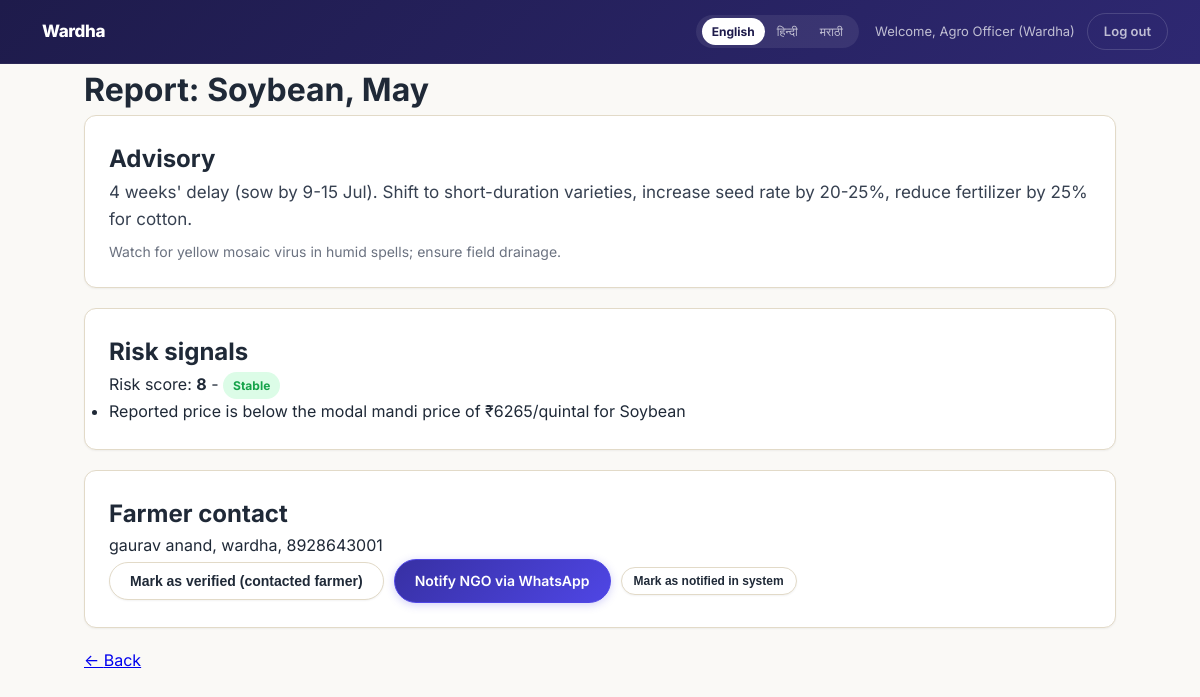
The page /officer/report/3 (signed in) on the database its author committed.
### tables this page shows
CREATE TABLE users (
            id INTEGER PRIMARY KEY AUTOINCREMENT,
            username TEXT UNIQUE NOT NULL,
            password_hash TEXT NOT NULL,
            role TEXT NOT NULL CHECK(role IN ('farmer', 'officer')),
            full_name TEXT NOT NULL,
            phone TEXT,
            village TEXT,
            preferred_lang TEXT DEFAULT 'en'
        );

CREATE TABLE reports (
            id INTEGER PRIMARY KEY AUTOINCREMENT,
            farmer_id INTEGER NOT NULL,
            crop TEXT NOT NULL,
            month TEXT NOT NULL,
            reported_price INTEGER NOT NULL,
            days_to_loan_due INTEGER NOT NULL,
            monsoon_delay_weeks INTEGER NOT NULL,
            problem_text TEXT,
            risk_score REAL NOT NULL,
            risk_status TEXT NOT NULL,
            reasons TEXT,
            verified_by_officer INTEGER DEFAULT 0,
            notified_ngo INTEGER DEFAULT 0,
            created_at TEXT NOT NULL,
            FOREIGN KEY (farmer_id) REFERENCES users (id)
        );

### app.py (the view)
@app.route("/officer/report/<int:report_id>")
def officer_view_report(report_id):
    redirect_response = require_role("officer")
    if redirect_response:
        return redirect_response
    user = current_user()
    db = get_db()
    report = db.execute(
        """SELECT reports.*, users.full_name AS farmer_name, users.phone AS farmer_phone,
                  users.village AS farmer_village
           FROM reports
           JOIN users ON reports.farmer_id = users.id
           WHERE reports.id = ?""",
        (report_id,),
    ).fetchone()
    if report is None:
        flash("Report not found.")
        return redirect(url_for("officer_dashboard"))
    advisory = data.get_advisory(report["crop"], report["monsoon_delay_weeks"], get_lang())
    return render_template("report_detail.html", report=report, advisory=advisory, user=user, viewer_role="officer")

### app.py (called while the page is built)
def get_db():
    if "db" not in g:
        g.db = sqlite3.connect(DATABASE)
        g.db.row_factory = sqlite3.Row
    return g.db

def current_user():
    user_id = session.get("user_id")
    if user_id is None:
        return None
    return get_db().execute("SELECT * FROM users WHERE id = ?", (user_id,)).fetchone()

def get_lang():
    if "lang" in session:
        return session["lang"]
    user = current_user()
    if user is not None:
        return user["preferred_lang"]
    return "en"

@app.context_processor
def inject_translation_helpers():
    lang = get_lang()
    return dict(
        t=lambda key: translations.t(key, lang),
        t_crop=lambda crop: translations.t_crop(crop, lang),
        t_month=lambda month: translations.t_month(month, lang),
        t_status=lambda status: translations.t_status(status, lang),
        num=lambda value: translations.num(value, lang),
        t_variety=lambda v: translations.t_variety(v, lang),
        t_submandi=lambda c: translations.t_submandi_commodities(c, lang),
        t_month_abbr=lambda m: translations.t_month_abbr(m, lang),
        t_stt=lambda l: translations.t_stt(l, lang),
        current_lang=lang,
        language_names=translations.LANGUAGE_NAMES,
        user=current_user(),
    )

def require_role(role):
    user = current_user()
    if user is None:
        flash("Please log in first.")
        return redirect(url_for("login"))
    if user["role"] != role:
        flash("You don't have access to that page.")
        return redirect(url_for("login"))
    return None

### data.py (called while the page is built)
def get_advisory(crop, monsoon_delay_weeks, lang):
    delay_action = MONSOON_DELAY_ACTIONS[monsoon_delay_weeks][lang]
    crop_tip = CROP_TIPS[crop][lang]
    return {"delay_action": delay_action, "crop_tip": crop_tip}

### translations.py (called while the page is built)
def t(key, lang):
    entry = UI.get(key, {})
    return entry.get(lang, entry.get("en", key))

def t_crop(crop, lang):
    entry = CROP_NAMES.get(crop, {})
    return entry.get(lang, entry.get("en", crop))

def t_month(month, lang):
    entry = MONTH_NAMES.get(month, {})
    return entry.get(lang, entry.get("en", month))

def t_status(status, lang):
    entry = STATUS_LABELS.get(status, {})
    return entry.get(lang, entry.get("en", status))

### templates/report_detail.html (shortened to what this page needs)
{% extends "base.html" %}
{% block content %}
  <h1>{{ t('report_heading') }}: {{ t_crop(report['crop']) }}, {{ t_month(report['month']) }}</h1>
  <section class="card">
    <h2>{{ t('advisory') }}</h2>
    <p class="advisory-text">{{ advisory['delay_action'] }}</p>
    <p class="advisory-tip">{{ advisory['crop_tip'] }}</p>
  </section>
  <section class="card">
    <h2>{{ t('risk_signals') }}</h2>
    <p>{{ t('risk_score_label') }}: <strong>{{ (report['risk_score'] * 100) | round | int }}</strong> -
      <span class="badge badge-{{ report['risk_status'] }}">{{ t_status(report['risk_status']) }}</span></p>
    {% if report['reasons'] %}
      <ul>
        {% for reason in report['reasons'].split(' | ') %}
          <li>{{ reason }}</li>
        {% endfor %}
      </ul>
    {% else %}
      <p class="subtle">{{ t('no_risk_signals') }}</p>
    {% endif %}
  </section>
  {% if viewer_role == 'officer' %}
    <section class="card">
      <h2>{{ t('farmer_contact') }}</h2>
      <p>{{ report['farmer_name'] }}, {{ report['farmer_village'] }}, {{ report['farmer_phone'] }}</p>
      <div class="actions">
        <form method="POST" action="{{ url_for('verify_report', report_id=report['id']) }}">
          <button type="submit" class="btn" {% if report['verified_by_officer'] %}disabled{% endif %}>
            {{ t('verified') if report['verified_by_officer'] else t('mark_verified') }}
          </button>
        </form>
        <a id="whatsappLink"
           href="#"
           target="_blank"
           class="btn btn-primary"
           onclick="return sendWhatsAppAlert()">
          {{ t('notify_ngo_whatsapp') }}
        </a>
        <form method="POST" action="{{ url_for('mark_notified', report_id=report['id']) }}">
          <button type="submit" class="btn btn-small">{{ t('mark_notified_system') }}</button>
        </form>
      </div>
    </section>
  {% endif %}
  <p><a href="{{ url_for('farmer_dashboard') if viewer_role == 'farmer' else url_for('officer_dashboard') }}">&larr; {{ t('back') }}</a></p>
{% endblock %}

### templates/base.html (shortened to what this page needs)
<!DOCTYPE html>
<html lang="en">
<head>
  <link rel="stylesheet" href="{{ url_for('static', filename='style.css') }}">
</head>
<body>
  <header class="topbar">
    <a href="{{ url_for('home') }}" class="brand">Wardha</a>
    <nav>
      <span class="lang-switch">
        {% for code, name in language_names.items() %}
          <a href="{{ url_for('set_language', lang=code) }}"
             class="{{ 'lang-active' if current_lang == code else '' }}">{{ name }}</a>
        {% endfor %}
      </span>
      {% if session.get('user_id') %}
        <span class="user-greeting">Welcome, {{ user.full_name if user else '' }}</span>
        <a href="{{ url_for('logout') }}" class="nav-btn">{{ t('log_out') }}</a>
      {% else %}
        <a href="{{ url_for('login', role='farmer') }}" class="nav-btn nav-btn-farmer">{{ t('login_as_farmer') }}</a>
        <a href="{{ url_for('login', role='officer') }}" class="nav-btn nav-btn-officer">{{ t('login_as_officer') }}</a>
      {% endif %}
    </nav>
  </header>
  <main class="page">
    {% block content %}{% endblock %}
  </main>
</body>
</html>

### static/style.css (style rules this page uses)
:root { --indigo-900: #1e1b4b; --indigo-800: #2e2872; --indigo-700: #3730a3; --indigo-600: #4f46e5; --indigo-500: #6366f1; --indigo-400: #818cf8; --indigo-300: #a5b4fc; --indigo-200: #c7d2fe; --indigo-100: #e0e7ff; --indigo-50: #eef2ff; --amber-800: #92400e; --amber-700: #b45309; --amber-600: #d97706; --amber-500: #f59e0b; --amber-400: #fbbf24; --amber-300: #fcd34d; --amber-200: #fde68a; --amber-100: #fef3c7; --amber-50: #fffbeb; --earth-50: #faf9f6; --earth-100: #f0ece2; --earth-200: #e2dac8; --earth-300: #cdc1a6; --red-600: #dc2626; --red-100: #fee2e2; --green-600: #16a34a; --green-100: #dcfce7; --white: #ffffff; --gray-50: #f9fafb; --gray-100: #f3f4f6; --gray-200: #e5e7eb; --gray-300: #d1d5db; --gray-400: #9ca3af; --gray-500: #6b7280; --gray-600: #4b5563; --gray-700: #374151; --gray-800: #1f2937; --gray-900: #111827; --shadow-sm: 0 1px 2px rgba(0,0,0,0.05); --shadow-md: 0 4px 6px -1px rgba(0,0,0,0.07), 0 2px 4px -2px rgba(0,0,0,0.05); --shadow-lg: 0 10px 15px -3px rgba(0,0,0,0.08), 0 4px 6px -4px rgba(0,0,0,0.05); --shadow-xl: 0 20px 25px -5px rgba(0,0,0,0.08), 0 8px 10px -6px rgba(0,0,0,0.04); --radius-sm: 8px; --radius-md: 12px; --radius-lg: 16px; --radius-xl: 24px; --radius-full: 9999px; --ease: cubic-bezier(0.4, 0, 0.2, 1); }
*, *::before, *::after { box-sizing: border-box; margin: 0; padding: 0; }
html { scroll-behavior: smooth; -webkit-font-smoothing: antialiased; }
body { font-family: 'Inter', system-ui, -apple-system, sans-serif; background: var(--earth-50); color: var(--gray-800); line-height: 1.6; min-height: 100vh; }
.topbar { background: linear-gradient(135deg, var(--indigo-900) 0%, var(--indigo-800) 100%); color: var(--white); padding: 0 32px; height: 64px; display: flex; justify-content: space-between; align-items: center; position: sticky; top: 0; z-index: 100; border-bottom: 1px solid rgba(255,255,255,0.06); }
.topbar .brand { color: var(--white); font-weight: 800; text-decoration: none; font-size: 17px; letter-spacing: -0.02em; display: flex; align-items: center; gap: 10px; }
.topbar .brand::before { content: ''; font-size: 22px; }
.topbar nav { display: flex; align-items: center; gap: 8px; }
.topbar nav a { color: rgba(255,255,255,0.7); text-decoration: none; font-size: 13px; font-weight: 500; transition: color 0.2s var(--ease); }
.lang-switch { display: flex; align-items: center; gap: 2px; background: rgba(255,255,255,0.08); border-radius: var(--radius-full); padding: 3px 6px; margin-right: 8px; }
.lang-switch a { padding: 4px 10px !important; border-radius: var(--radius-full); font-size: 12px !important; transition: all 0.2s var(--ease) !important; }
.lang-switch a.lang-active { color: var(--indigo-900) !important; background: var(--white); font-weight: 700 !important; }
.nav-btn { display: inline-flex; align-items: center; gap: 5px; padding: 7px 16px !important; border-radius: var(--radius-full) !important; font-weight: 600 !important; font-size: 13px !important; transition: all 0.25s var(--ease) !important; border: 1px solid rgba(255,255,255,0.15); }
.user-greeting { color: rgba(255,255,255,0.7); font-size: 13px; margin-right: 4px; }
.page { max-width: 1080px; margin: 0 auto; padding: 0 24px 80px; }
.btn { display: inline-flex; align-items: center; justify-content: center; gap: 6px; padding: 10px 20px; border-radius: var(--radius-full); border: 1px solid var(--earth-200); background: var(--white); color: var(--gray-800); text-decoration: none; font-size: 14px; font-weight: 600; cursor: pointer; transition: all 0.25s var(--ease); box-shadow: var(--shadow-sm); }
.btn-primary { background: linear-gradient(135deg, var(--indigo-700), var(--indigo-600)); color: var(--white); border-color: var(--indigo-600); box-shadow: 0 2px 8px rgba(79, 70, 229, 0.25); }
.btn-small { font-size: 12px; padding: 6px 12px; }
.card { background: var(--white); border: 1px solid var(--earth-200); border-radius: var(--radius-md); padding: 24px; margin-bottom: 20px; box-shadow: var(--shadow-sm); }
.badge { display: inline-flex; align-items: center; font-size: 12px; font-weight: 700; padding: 4px 10px; border-radius: var(--radius-full); text-transform: capitalize; }
.badge-safe { color: var(--green-600); background: var(--green-100); }
.advisory-text { font-size: 17px; line-height: 1.6; color: var(--gray-700); }
.advisory-tip { font-size: 14px; color: var(--gray-500); margin-top: 8px; }
.actions { display: flex; gap: 10px; flex-wrap: wrap; align-items: center; }

### rows shown on the page
users: full_name "Agro Officer (Wardha)"
reports: crop "Soybean", month "May", (report['risk_score']*100)|round|int "8", risk_status "Stable", reasons "Reported price is below the modal mandi price of ₹6265/quintal for Soybean", verified_by_officer "Mark as verified (contacted farmer)"
users: farmer_name "gaurav anand", farmer_village "wardha", farmer_phone "8928643001"

### other values the page prints
{{ name }} "English" "हिन्दी" "मराठी"
{{ t('log_out') }} "Log out"
{{ t('report_heading') }} "Report"
{{ t('advisory') }} "Advisory"
{{ advisory['delay_action'] }} "4 weeks' delay (sow by 9-15 Jul). Shift to short-duration varieties, increase seed rate by 20-25%, reduce fertilizer by 25% for cotton."
{{ advisory['crop_tip'] }} "Watch for yellow mosaic virus in humid spells; ensure field drainage."
{{ t('risk_signals') }} "Risk signals"
{{ t('risk_score_label') }} "Risk score"
{{ t('farmer_contact') }} "Farmer contact"
{{ t('notify_ngo_whatsapp') }} "Notify NGO via WhatsApp"
{{ t('mark_notified_system') }} "Mark as notified in system"
{{ t('back') }} "Back"
